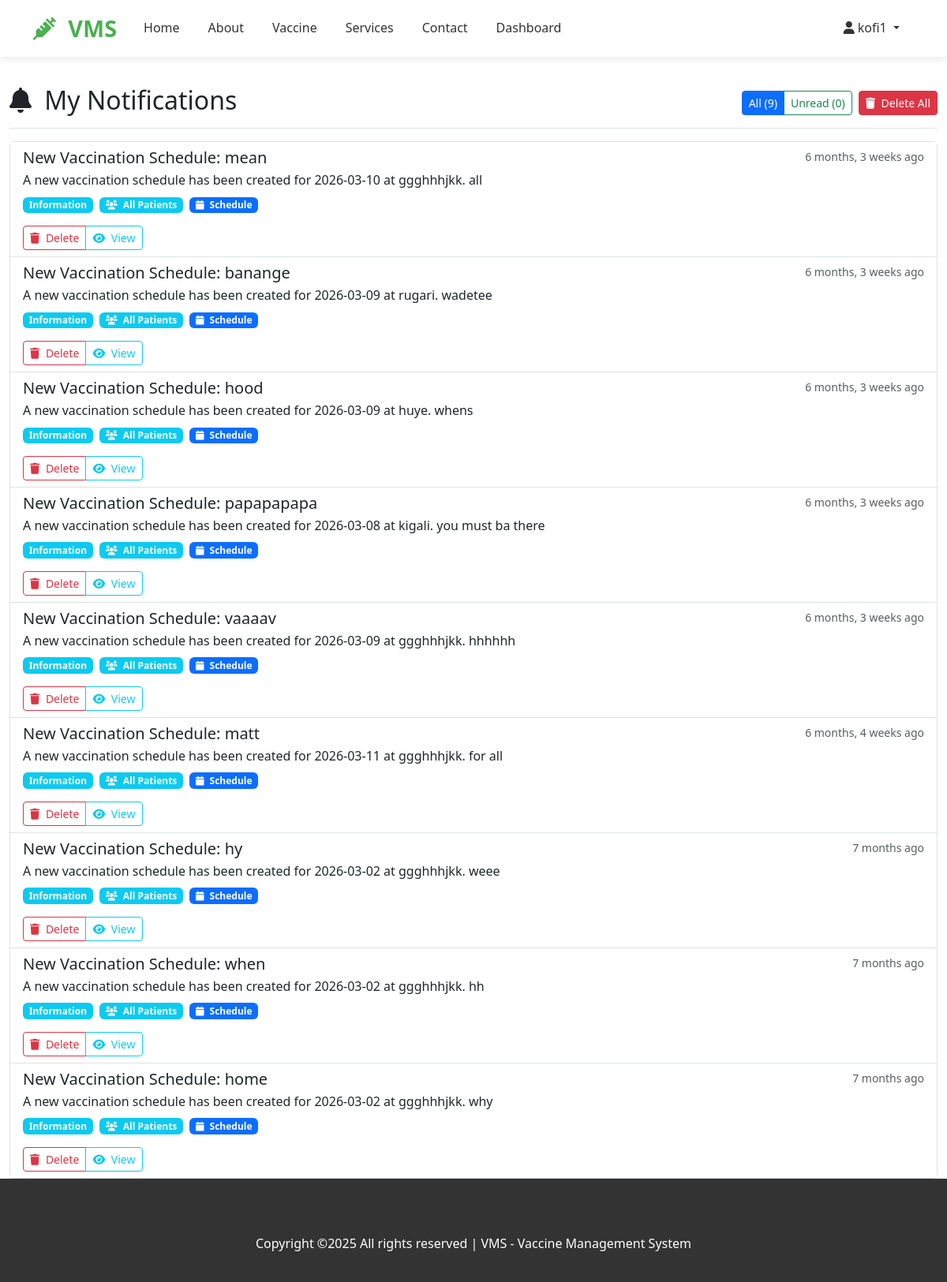
The app's page /notifications/ (signed in) with its own data.
### vaccineapp/models.py (models this page shows, shortened)
class Notification(models.Model):
    NOTIFICATION_TYPES = [
        ("info", "Information"),
        ("success", "Success"),
        ("warning", "Warning"),
        ("danger", "Alert"),
    ]
    recipient = models.ForeignKey(
        User,
        on_delete=models.CASCADE,
        related_name="notifications",
        null=True,
        blank=True,
    )
    is_for_all = models.BooleanField(default=False, help_text="Send to all patients")
    title = models.CharField(max_length=200)
    message = models.TextField()
    notification_type = models.CharField(
        max_length=20, choices=NOTIFICATION_TYPES, default="info"
    )
    schedule = models.ForeignKey(
        "VaccinationSchedule",
        on_delete=models.SET_NULL,
        null=True,
        blank=True,
        related_name="notifications",
    )
    is_read = models.BooleanField(default=False)
    is_sent = models.BooleanField(default=False)
    created_by = models.ForeignKey(
        User, on_delete=models.SET_NULL, null=True, related_name="created_notifications"
    )
    created_at = models.DateTimeField(auto_now_add=True)
    sent_at = models.DateTimeField(null=True, blank=True)
    class Meta:
        ordering = ["-created_at"]

### vaccineapp/views.py (the view)
# urls.py: path('notifications/', views.my_notifications, name='my_notifications'),
@login_required
def my_notifications(request):
    user = request.user
    filter_type = request.GET.get('filter', 'all')
    base_notifications = Notification.objects.filter(
        Q(recipient=user) | Q(is_for_all=True)
    ).distinct()
    print(f"Total notifications for user: {base_notifications.count()}")
    print(f"Unread count: {base_notifications.filter(is_read=False).count()}")
    if filter_type == 'unread':
        notifications = base_notifications.filter(is_read=False)
    else:
        notifications = base_notifications
    notifications = notifications.order_by('-created_at')
    context = {
        'notifications': notifications,
        'filter_type': filter_type,
        'total_count': base_notifications.count(),
        'unread_count': base_notifications.filter(is_read=False).count(),
    }
    return render(request, 'notifications.html', context)

### vaccineapp/templates/notifications.html (shortened to what this page needs)
{% extends 'base.html' %}
{% load static %}
{% block content %}
<div class="container-fluid mt-4">
    <div class="d-flex justify-content-between flex-wrap flex-md-nowrap align-items-center pt-3 pb-2 mb-3 border-bottom">
        <h1 class="h2">
            <i class="fas fa-bell me-2"></i>
            My Notifications
        </h1>
        <div class="btn-toolbar mb-2 mb-md-0">
            <div class="btn-group me-2">
                <a href="?filter=all" class="btn btn-sm {% if filter_type == 'all' %}btn-primary{% else %}btn-outline-primary{% endif %}">
                    All ({{ total_count }})
                </a>
                <a href="?filter=unread" class="btn btn-sm {% if filter_type == 'unread' %}btn-success{% else %}btn-outline-success{% endif %}">
                    Unread ({{ unread_count }})
                </a>
            </div>
            {% if notifications %}
            <button class="btn btn-sm btn-danger" onclick="deleteAllNotifications()">
                <i class="fas fa-trash me-1"></i> Delete All
            </button>
            {% endif %}
        </div>
    </div>
    <div class="card">
        <div class="card-body p-0">
            <div class="list-group list-group-flush" id="notifications-list">
                {% for notification in notifications %}
                <div class="list-group-item {% if not notification.is_read %}list-group-item-warning{% endif %}" id="notification-{{ notification.id }}" data-read="{% if notification.is_read %}read{% else %}unread{% endif %}">
                    <div class="d-flex w-100 justify-content-between align-items-start">
                        <div class="flex-grow-1">
                            <div class="d-flex justify-content-between align-items-start">
                                <h5 class="mb-1">
                                    {{ notification.title }}
                                </h5>
                                <small class="text-muted">{{ notification.created_at|timesince }} ago</small>
                            </div>
                            <p class="mb-2">{{ notification.message }}</p>
                            <div class="d-flex flex-wrap gap-2 mb-2">
                                <span class="badge
                                    {% if notification.notification_type == 'info' %}bg-info
                                    {% elif notification.notification_type == 'success' %}bg-success
                                    {% elif notification.notification_type == 'warning' %}bg-warning
                                    {% elif notification.notification_type == 'danger' %}bg-danger
                                    {% endif %}">
                                    {{ notification.get_notification_type_display }}
                                </span>
                                {% if notification.is_for_all %}
                                    <span class="badge bg-info">
                                        <i class="fas fa-users me-1"></i> All Patients
                                    </span>
                                {% elif notification.recipient %}
                                    <span class="badge bg-secondary">
                                        <i class="fas fa-user me-1"></i> {{ notification.recipient.username }}
                                    </span>
                                {% endif %}
                                {% if notification.schedule %}
                                    <span class="badge bg-primary">
                                        <i class="fas fa-calendar me-1"></i> Schedule
                                    </span>
                                {% endif %}
                            </div>
                            <div class="btn-group btn-group-sm mt-2">
                                <button class="btn btn-outline-danger" onclick="deleteNotification({{ notification.id }})">
                                    <i class="fas fa-trash me-1"></i> Delete
                                </button>
                                <button class="btn btn-outline-info" onclick="viewDetails('{{ notification.title|escapejs }}', '{{ notification.message|escapejs }}', '{{ notification.created_at|date:"F j, Y g:i A" }}', '{{ notification.get_notification_type_display|escapejs }}')">
                                    <i class="fas fa-eye me-1"></i> View
                                </button>
                            </div>
                        </div>
                    </div>
                </div>
                {% empty %}
                <div class="text-center py-5">
                    <i class="fas fa-bell-slash fa-4x text-muted mb-3"></i>
                    <h4 class="text-muted">No Notifications</h4>
                    <p class="text-muted">You don't have any notifications at the moment.</p>
                </div>
                {% endfor %}
            </div>
        </div>
    </div>
</div>
{% endblock %}

### vaccineapp/templates/base.html (shortened to what this page needs)
{% load static %}
<!DOCTYPE html>
<html lang="{{ request.session.language|default:'en' }}">
<head>
    <link href="https://cdn.jsdelivr.net/npm/bootstrap@5.3.0-alpha1/dist/css/bootstrap.min.css" rel="stylesheet">
    <link rel="stylesheet" href="https://cdnjs.cloudflare.com/ajax/libs/font-awesome/6.0.0/css/all.min.css">
    <link rel="stylesheet" href="{% static 'css/home.css' %}">
</head>
<body>
    <nav class="navbar navbar-expand-lg navbar-light fixed-top">
        <div class="container">
            <a class="navbar-brand" href="{% url 'index' %}">
                <i class="fas fa-syringe me-2"></i>
                VMS
            </a>
            <div class="collapse navbar-collapse" id="navbarNav">
                <ul class="navbar-nav me-auto">
                    <li class="nav-item">
                        <a class="nav-link" href="{% url 'index' %}">Home</a>
                    </li>
                    <li class="nav-item">
                        <a class="nav-link" href="{% url 'about' %}">About</a>
                    </li>
                    <li class="nav-item">
                        <a class="nav-link" href="{% url 'vaccine' %}">Vaccine</a>
                    </li>
                    <li class="nav-item">
                        <a class="nav-link" href="{% url 'service' %}">Services</a>
                    </li>
                    <li class="nav-item">
                        <a class="nav-link" href="{% url 'contact' %}">Contact</a>
                    </li>
                    <li class="nav-item">
                        <a class="nav-link" href="{% url 'dashboard' %}">Dashboard</a>
                    </li>
                </ul>
                <ul class="navbar-nav ms-auto">
                    <li class="nav-item dropdown">
                        <a class="nav-link dropdown-toggle" href="#" role="button" data-bs-toggle="dropdown">
                            <i class="fas fa-user me-1"></i>{{ user.username }}
                        </a>
                    </li>
                </ul>
            </div>
        </div>
    </nav>
    <div class="container mt-2">
        <div class="alert alert-info d-none d-md-block">
            <small>
            </small>
        </div>
    </div>
    <main>
        {% block content %}
        {% endblock %}
    </main>
    <footer class="footer">
        <div class="container">
            <div class="row">
                <div class="col-12 text-center">
                    <p>Copyright ©2025 All rights reserved | VMS - Vaccine Management System</p>
                </div>
            </div>
        </div>
    </footer>
</body>
</html>

### vaccineapp/static/css/home.css (style rules this page uses)
:root { --primary-color: #4caf50; --secondary-color: #2196f3; --dark-color: #333; --light-color: #f8f9fa; }
body { font-family: 'Segoe UI', Tahoma, Geneva, Verdana, sans-serif; line-height: 1.6; }
.navbar { background-color: white; box-shadow: 0 2px 10px rgba(0,0,0,0.1); }
.navbar-brand { font-weight: bold; color: var(--primary-color); font-size: 1.8rem; }
.nav-link { color: var(--dark-color); font-weight: 500; margin: 0 10px; }
.footer { background-color: var(--dark-color); color: white; padding: 70px 0 20px; }

### vaccineapp/templates/base.html (style rules this page uses)
:root { --bg-color: #ffffff; --text-color: #212529; --card-bg: #ffffff; --border-color: #dee2e6; }
body { background-color: var(--bg-color); color: var(--text-color); transition: all 0.3s ease; }
.card { background-color: var(--card-bg); border-color: var(--border-color); }

### records on screen
Notification: title "New Vaccination Schedule: mean", created_at "6 months, 3 weeks", message "A new vaccination schedule has been created for 2026-03-10 at ggghhhjkk. all", notification_type "Information", is_for_all True (drawn)
Notification: title "New Vaccination Schedule: banange", created_at "6 months, 3 weeks", message "A new vaccination schedule has been created for 2026-03-09 at rugari. wadetee", notification_type "Information", is_for_all True (drawn)
Notification: title "New Vaccination Schedule: hood", created_at "6 months, 3 weeks", message "A new vaccination schedule has been created for 2026-03-09 at huye. whens", notification_type "Information", is_for_all True (drawn)
Notification: title "New Vaccination Schedule: papapapapa", created_at "6 months, 3 weeks", message "A new vaccination schedule has been created for 2026-03-08 at kigali. you must ba there", notification_type "Information", is_for_all True (drawn)
Notification: title "New Vaccination Schedule: vaaaav", created_at "6 months, 3 weeks", message "A new vaccination schedule has been created for 2026-03-09 at ggghhhjkk. hhhhhh", notification_type "Information", is_for_all True (drawn)
Notification: title "New Vaccination Schedule: matt", created_at "6 months, 4 weeks", message "A new vaccination schedule has been created for 2026-03-11 at ggghhhjkk. for all", notification_type "Information", is_for_all True (drawn)
Notification: title "New Vaccination Schedule: hy", created_at "7 months", message "A new vaccination schedule has been created for 2026-03-02 at ggghhhjkk. weee", notification_type "Information", is_for_all True (drawn)
Notification: title "New Vaccination Schedule: when", created_at "7 months", message "A new vaccination schedule has been created for 2026-03-02 at ggghhhjkk. hh", notification_type "Information", is_for_all True (drawn)
Notification: title "New Vaccination Schedule: home", created_at "7 months", message "A new vaccination schedule has been created for 2026-03-02 at ggghhhjkk. why", notification_type "Information", is_for_all True (drawn)

### other values on screen
{{ user.username }} "kofi1"
{{ total_count }} "9"
{{ unread_count }} "0"
